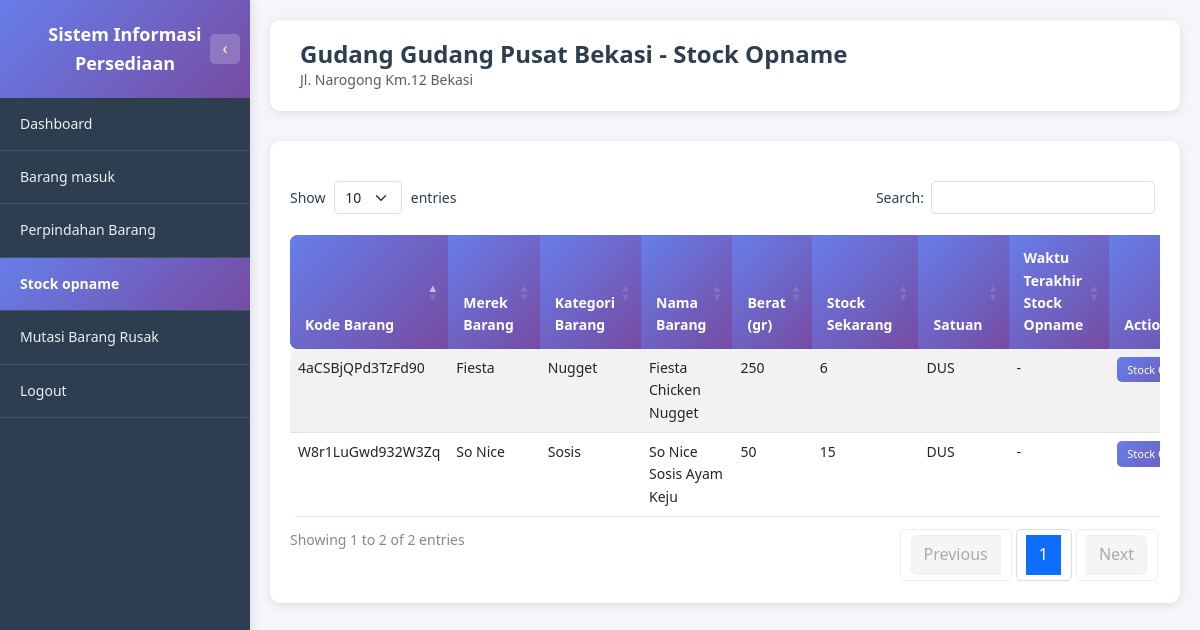
Before: /gudang/stock_opname.php (signed in) with the older database file.
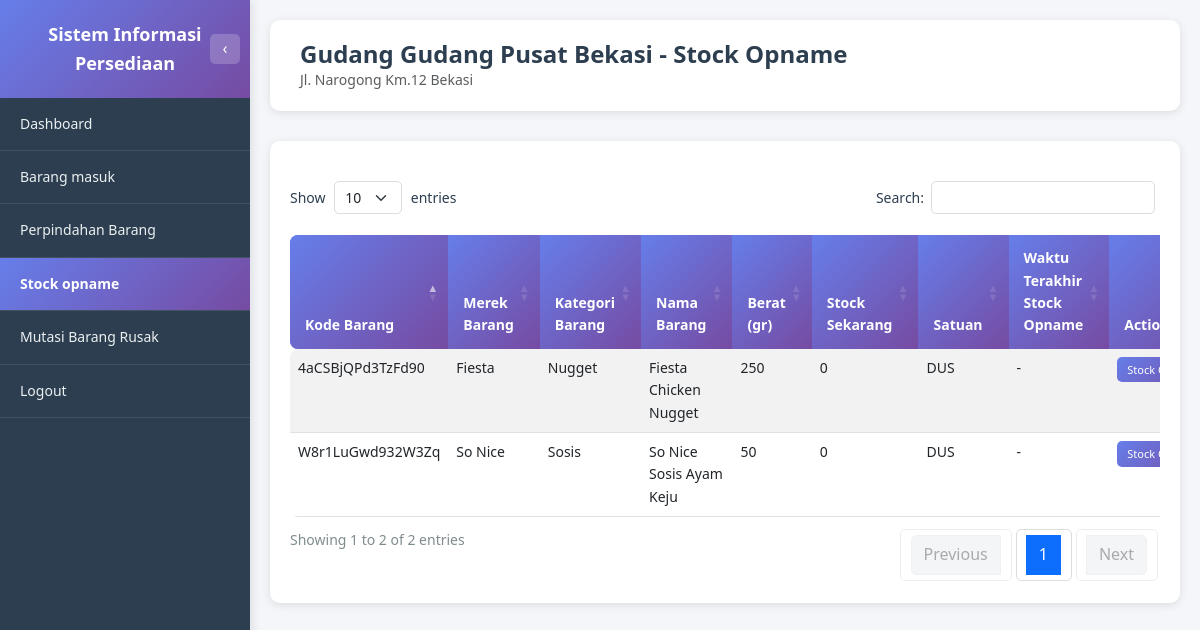
After: the same page with the newer database file.
### tables this page shows
CREATE TABLE STOCK (
         KD_BARANG              VARCHAR(16) NOT NULL,
         KD_LOKASI              VARCHAR(8) NOT NULL,
         UPDATED_BY             VARCHAR(8),
         JUMLAH_BARANG          INT,
         JUMLAH_MIN_STOCK       INT,
         JUMLAH_MAX_STOCK       INT,
         SATUAN                 ENUM('PIECES', 'DUS'),
         LAST_UPDATED           TIMESTAMP DEFAULT CURRENT_TIMESTAMP ON UPDATE CURRENT_TIMESTAMP,
         PRIMARY KEY (KD_BARANG, KD_LOKASI)
      );

CREATE TABLE MASTER_BARANG (
         KD_BARANG                    VARCHAR(16) NOT NULL,
         KD_KATEGORI_BARANG           VARCHAR(8),
         KD_SUPPLIER                  VARCHAR(8),
         KD_MEREK_BARANG              VARCHAR(8),
         NAMA_BARANG                  VARCHAR(256),
         BERAT                        INT,
         AVG_HARGA_BELI_PIECES        DECIMAL(20,2),
         HARGA_JUAL_BARANG_PIECES     DECIMAL(20,2),
         SATUAN_PERDUS                INT,
         GAMBAR_BARANG                VARCHAR(512),
         LAST_UPDATED                 TIMESTAMP DEFAULT CURRENT_TIMESTAMP ON UPDATE CURRENT_TIMESTAMP,
         STATUS                       ENUM('AKTIF', 'TIDAK AKTIF'),
         PRIMARY KEY (KD_BARANG)
      );

### gudang/stock_opname.php (the view, shortened to what the changed rows need)
<?php
require_once '../dbconnect.php';
$user_id = $_SESSION['user_id'];
$query_user = "SELECT u.ID_USERS, u.KD_LOKASI, ml.NAMA_LOKASI
               FROM USERS u
               LEFT JOIN MASTER_LOKASI ml ON u.KD_LOKASI = ml.KD_LOKASI
               WHERE u.ID_USERS = ?";
$stmt_user = $conn->prepare($query_user);
$stmt_user->bind_param("s", $user_id);
$stmt_user->execute();
$result_user = $stmt_user->get_result();
$user_data = $result_user->fetch_assoc();
$kd_lokasi = $user_data['KD_LOKASI'];
$nama_lokasi = $user_data['NAMA_LOKASI'] ?? 'Gudang';
$query_stock = "SELECT
    s.KD_BARANG,
    mb.NAMA_BARANG,
    mb.BERAT,
    COALESCE(mm.NAMA_MEREK, '-') as NAMA_MEREK,
    COALESCE(mk.NAMA_KATEGORI, '-') as NAMA_KATEGORI,
    s.JUMLAH_BARANG as STOCK_SEKARANG,
    s.SATUAN,
    (
        SELECT MAX(so.WAKTU_OPNAME)
        FROM STOCK_OPNAME so
        WHERE so.KD_BARANG = s.KD_BARANG AND so.KD_LOKASI = s.KD_LOKASI
    ) as WAKTU_TERAKHIR_OPNAME
FROM STOCK s
INNER JOIN MASTER_BARANG mb ON s.KD_BARANG = mb.KD_BARANG
LEFT JOIN MASTER_MEREK mm ON mb.KD_MEREK_BARANG = mm.KD_MEREK_BARANG
LEFT JOIN MASTER_KATEGORI_BARANG mk ON mb.KD_KATEGORI_BARANG = mk.KD_KATEGORI_BARANG
WHERE s.KD_LOKASI = ?
ORDER BY s.KD_BARANG ASC";
$stmt_stock = $conn->prepare($query_stock);
$stmt_stock->bind_param("s", $kd_lokasi);
$stmt_stock->execute();
$result_stock = $stmt_stock->get_result();
function formatWaktuTerakhirOpname($waktu) {
    if (empty($waktu) || $waktu == null) {
        return '-';
    }
    $bulan = [
        1 => 'Januari', 2 => 'Februari', 3 => 'Maret', 4 => 'April',
        5 => 'Mei', 6 => 'Juni', 7 => 'Juli', 8 => 'Agustus',
        9 => 'September', 10 => 'Oktober', 11 => 'November', 12 => 'Desember'
    ];
    $timezone = new DateTimeZone('Asia/Jakarta');
    $date = new DateTime($waktu, $timezone);
    $tanggal_formatted = $date->format('d') . ' ' . $bulan[(int)$date->format('m')] . ' ' . $date->format('Y');
    $waktu_formatted = $date->format('H:i') . ' WIB';
    $selisih_text = '';
    return $tanggal_formatted . ' ' . $waktu_formatted . ' (' . $selisih_text . ')';
}
?>
<!DOCTYPE html>
<html lang="id">
<head>
    <link href="https://cdn.jsdelivr.net/npm/bootstrap@5.3.0/dist/css/bootstrap.min.css" rel="stylesheet">
    <link href="https://cdn.datatables.net/1.13.7/css/dataTables.bootstrap5.min.css" rel="stylesheet">
    <link href="https://cdn.jsdelivr.net/npm/sweetalert2@11/dist/sweetalert2.min.css" rel="stylesheet">
    <link href="../assets/css/style.css" rel="stylesheet">
</head>
<body class="dashboard-body">
    <div class="main-content">
        <div class="page-header">
            <h1 class="page-title">Gudang <?php echo htmlspecialchars($nama_lokasi); ?> - Stock Opname</h1>
        </div>
        <div class="table-section">
            <div class="table-responsive">
                <table id="tableStockOpname" class="table table-custom table-striped table-hover">
                    <thead>
                        <tr>
                            <th>Kode Barang</th>
                            <th>Merek Barang</th>
                            <th>Kategori Barang</th>
                            <th>Nama Barang</th>
                            <th>Berat (gr)</th>
                            <th>Stock Sekarang</th>
                            <th>Satuan</th>
                            <th>Waktu Terakhir Stock Opname</th>
                            <th>Action</th>
                        </tr>
                    </thead>
                    <tbody>
                        <?php if ($result_stock && $result_stock->num_rows > 0): ?>
                            <?php while ($row = $result_stock->fetch_assoc()): ?>
                                <tr>
                                    <td><?php echo htmlspecialchars($row['KD_BARANG']); ?></td>
                                    <td><?php echo htmlspecialchars($row['NAMA_MEREK']); ?></td>
                                    <td><?php echo htmlspecialchars($row['NAMA_KATEGORI']); ?></td>
                                    <td><?php echo htmlspecialchars($row['NAMA_BARANG']); ?></td>
                                    <td><?php echo number_format($row['BERAT'], 0, ',', '.'); ?></td>
                                    <td><?php echo number_format($row['STOCK_SEKARANG'], 0, ',', '.'); ?></td>
                                    <td><?php echo htmlspecialchars($row['SATUAN']); ?></td>
                                    <td><?php echo formatWaktuTerakhirOpname($row['WAKTU_TERAKHIR_OPNAME']); ?></td>
                                    <td>
                                        <button class="btn-view btn-sm" onclick="bukaModalOpname('<?php echo htmlspecialchars($row['KD_BARANG']); ?>', '<?php echo htmlspecialchars($row['NAMA_MEREK']); ?>', '<?php echo htmlspecialchars($row['NAMA_KATEGORI']); ?>', '<?php echo htmlspecialchars($row['NAMA_BARANG']); ?>', <?php echo $row['BERAT']; ?>, <?php echo $row['STOCK_SEKARANG']; ?>, '<?php echo htmlspecialchars($row['SATUAN']); ?>')">Stock Opname</button>
                                    </td>
                                </tr>
                            <?php endwhile; ?>
                        <?php else: ?>
                            <tr>
                                <td colspan="9" class="text-center text-muted">Tidak ada data stock</td>
                            </tr>
                        <?php endif; ?>
                    </tbody>
                </table>
            </div>
        </div>
    </div>
</body>
</html>

Changed rows visible on the page:
changed stock "4aCSBjQPd3TzFd90": JUMLAH_BARANG "6" → "0"
changed stock "W8r1LuGwd932W3Zq": JUMLAH_BARANG "15" → "0"
